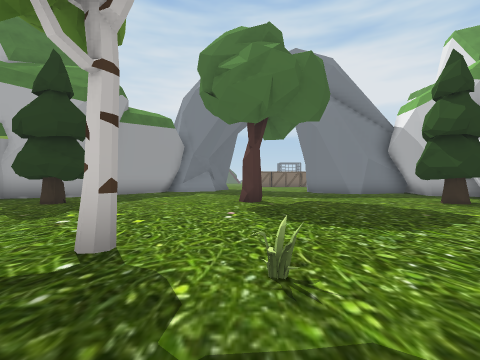
View 1 (above)

16 first-person views from a walk through a Unity game level. The camera is 1.2 m above the floor, looks level and sees 85° across. The floor is counted in squares, 2 m on a side. Each view is taken from the middle of a square. On the plan, view 1 faces up. The plan holds only what a view shows up to about 9 squares ahead; the rest is blank. The place goes on beyond the plan. Some animated figures are left out.

View 2
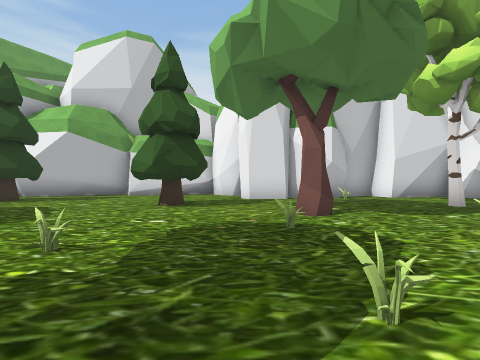

View 3
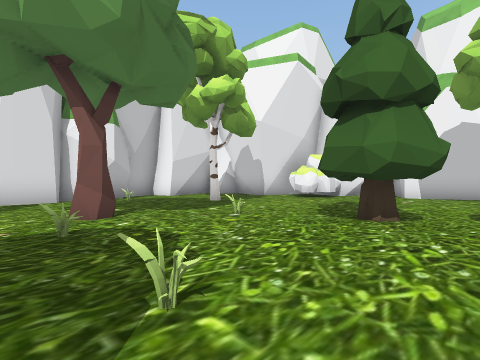

View 4
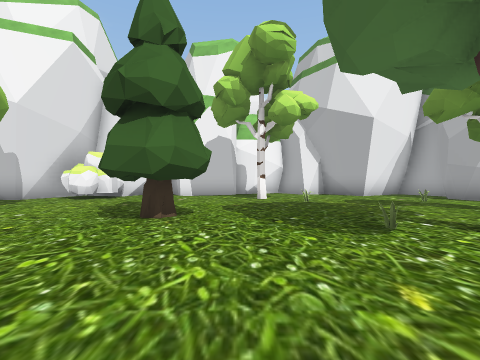

View 5
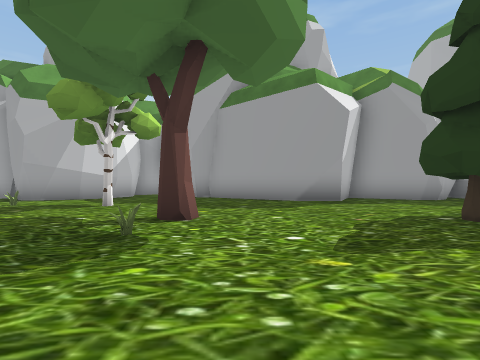

View 6
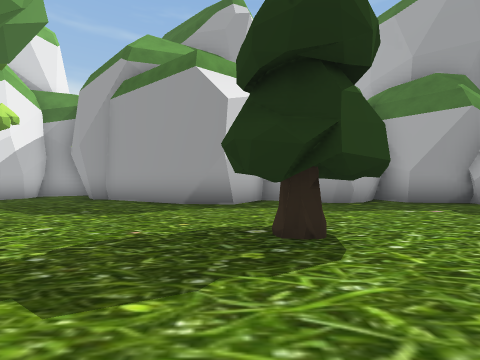

View 7
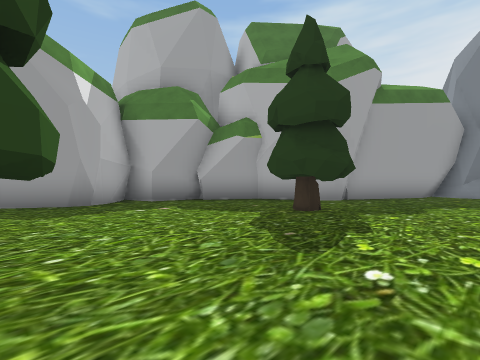

View 8
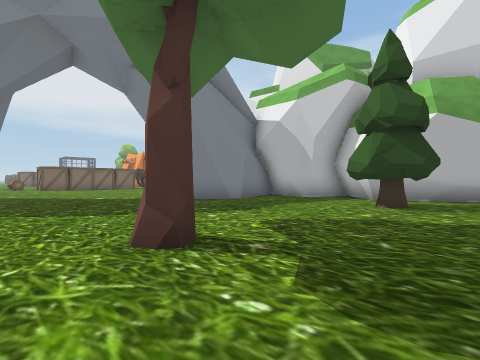

View 9
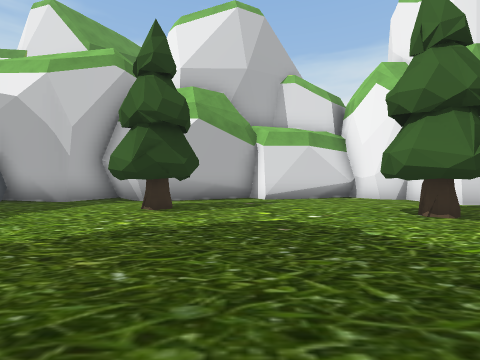

View 10
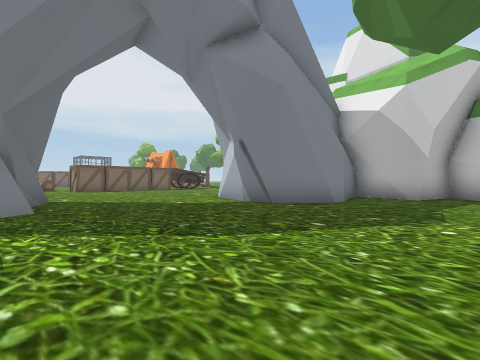

View 11
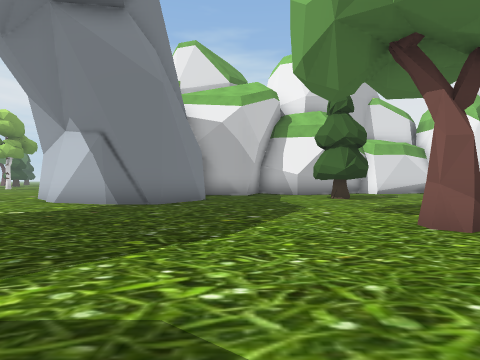

View 12
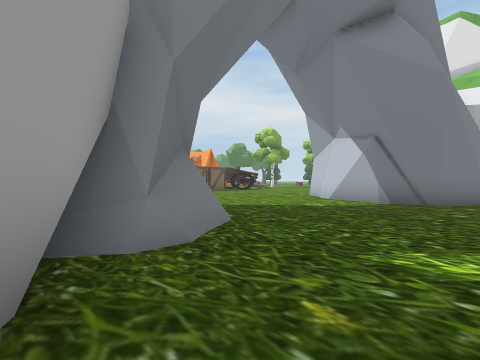

View 13
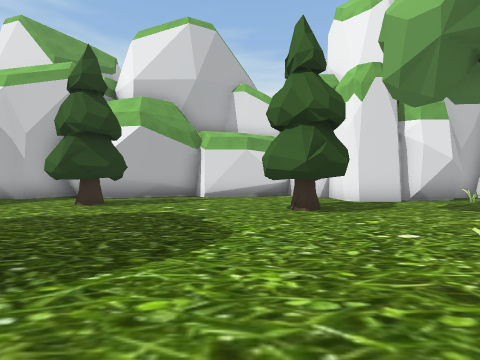

View 14
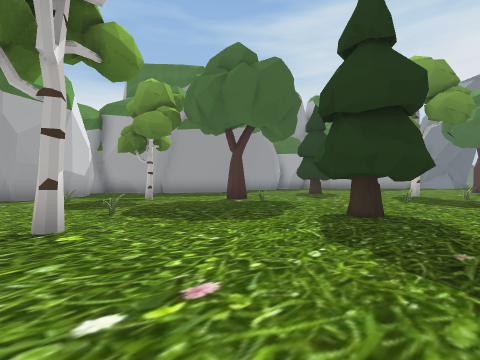

View 15
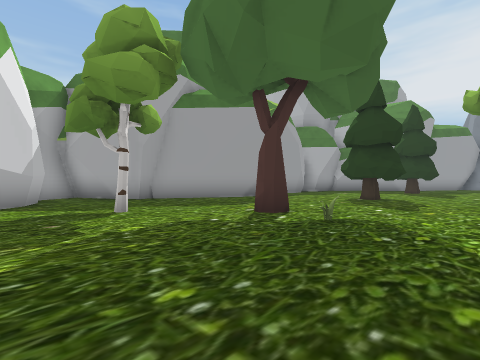

View 16
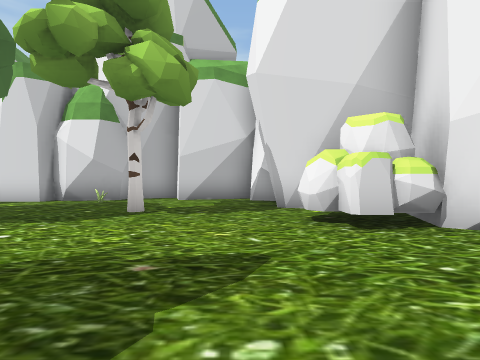

### Floor plan
Key: @ floor where view 1 was taken; # wall or solid block; . floor; O other object.
Columns run from 12 left of view 1 to 9 right of it. Each row starts with its distance up from view 1.
 16           ##.....#
 15           #.....##
 14         ###.....#
 13         #.......#
 12        ##.......#####
 11        #...........##
 10       ##...........##
  9      ##.............#
  8     ##..............#
  7    ##..OO...#....OO.#
  6    #...O.........OO.##
  5    #.................#
  4    #.................#
  3   ##.................#
  2   #....OO..OO...OO...#
  1   ##...O........OO...#
  0    #........@......###
 -1   ##.......O.O.#...#
 -2   #................#
 -3  ##....#O....O....O##
 -4 ##.........OO.......#
 -5 #....O.....OO...O..##
 -6 ###................#
 -7   ##.O..O..........#
 -8    #.....O.....O.###
 -9    #..........OO##

Where each view was taken, in squares from view 1:
view 1: 0 up, 0 right, facing up
view 2: 0 up, 2 left, facing right
view 3: 0 up, 2 left, facing down-right
view 4: 0 up, 2 left, facing down
view 5: 2 down, 1 left, facing left
view 6: 1 up, 2 left, facing left
view 7: 2 up, 2 left, facing up-left
view 8: 5 up, 1 left, facing up-right
view 9: 5 up, 0 right, facing right
view 10: 8 up, 2 left, facing up-right
view 11: 10 up, 3 left, facing right
view 12: 11 up, 4 left, facing up-right
view 13: 3 up, 1 left, facing right
view 14: 9 down, 1 right, facing up-left
view 15: 7 down, 2 left, facing up-left
view 16: 7 down, 1 left, facing right
